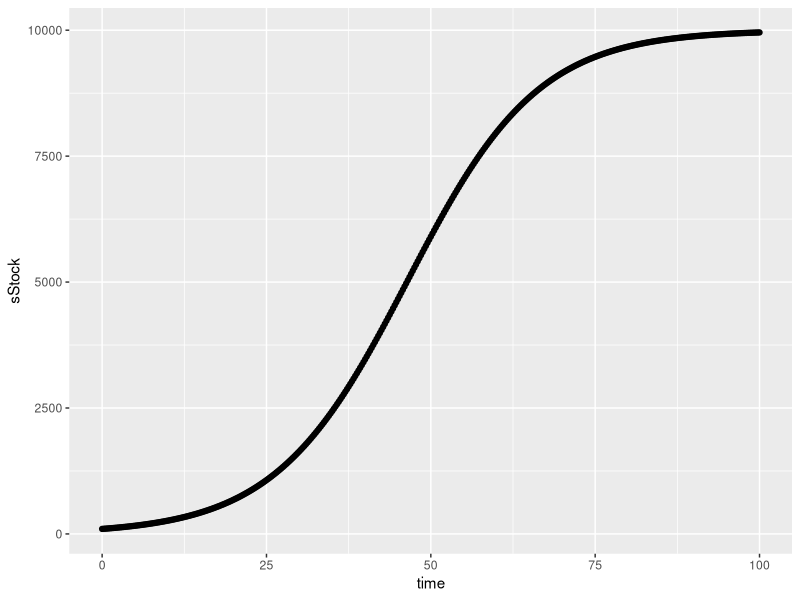
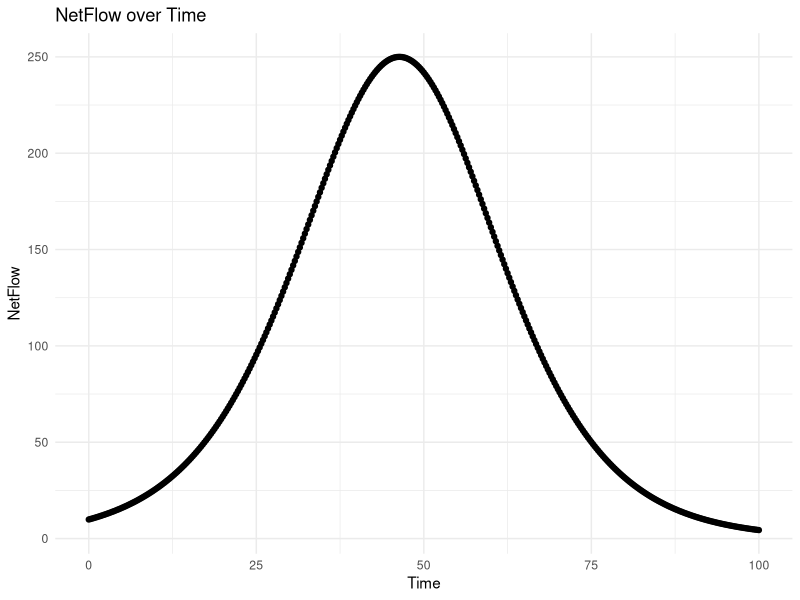
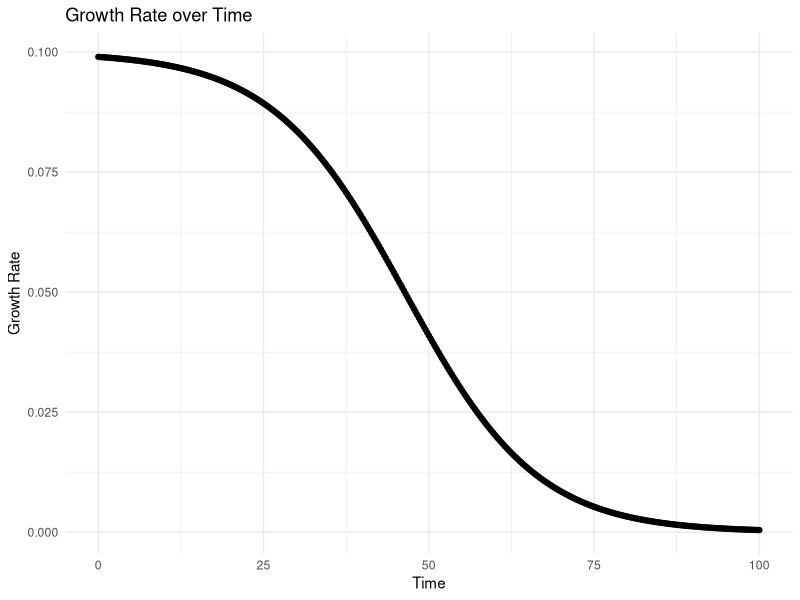
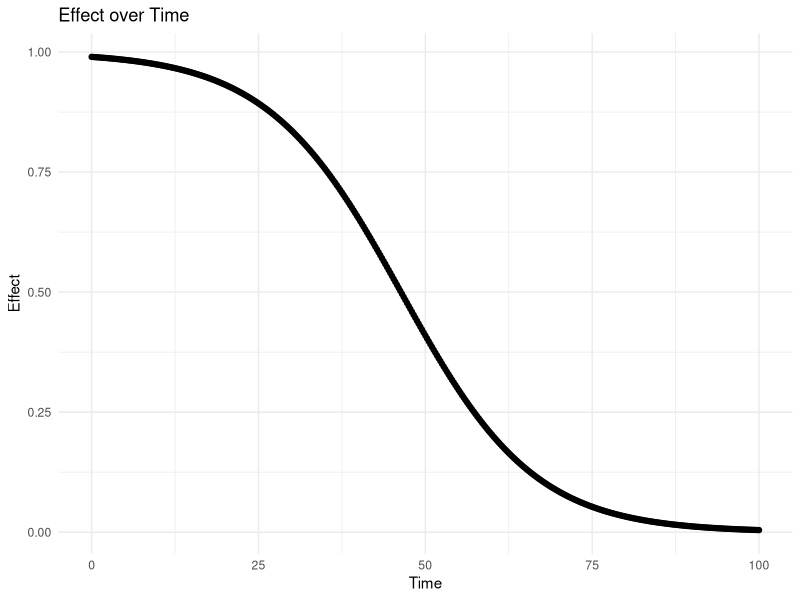

Recreate these plots in R, in order.
library(deSolve)
library(tibble)
library(purrr)
library(glue)
library(dplyr)
library(ggplot2)

START<-0;FINISH<-100;STEP<-0.25
simtime<- seq(START, FINISH,by=STEP)
stocks<-c(sStock=100)
auxs<-c(aCapacity=10000,aRef.Availability=1,aRef.GrowthRate=0.10)

model<-function(time,stocks,auxs){
  with(as.list(c(stocks,auxs)),{
    aAvailability<-1-sStock /aCapacity
    aEffect <-aAvailability /aRef.Availability
    aGrowth.Rate <-aRef.GrowthRate *aEffect
    fNet.Flow<-sStock *aGrowth.Rate
    dS_dt <- fNet.Flow
    return(list(c(dS_dt),NetFlow=fNet.Flow,
                GrowthRate=aGrowth.Rate,
                Effect=aEffect,
                Availability=aAvailability))
  })
}


o <- data.frame(ode(y = stocks, times = simtime, func = model,
                    parms = auxs, method = "euler"))







as_tibble(o)


p1 <- ggplot(o,aes(x=time,y=sStock)) + 
  geom_point()+
  geom_line()

p1


# 图2：NetFlow vs 时间
p2 <- ggplot(o, aes(x = time, y = NetFlow)) + 
  geom_point() +
  geom_line() +
  labs(title = "NetFlow over Time", y = "NetFlow", x = "Time") +
  theme_minimal()

p2
# 图3：GrowthRate vs 时间
p3 <- ggplot(o, aes(x = time, y = GrowthRate)) + 
  geom_point() +
  geom_line() +
  labs(title = "Growth Rate over Time", y = "Growth Rate", x = "Time") +
  theme_minimal()

p3
# 图4：Effect vs 时间
p4 <- ggplot(o, aes(x = time, y = Effect)) + 
  geom_point() +
  geom_line() +
  labs(title = "Effect over Time", y = "Effect", x = "Time") +
  theme_minimal()

p4
# 如果图4想画Availability，可以这样：
p4_alt <- ggplot(o, aes(x = time, y = Availability)) + 
  geom_point() +
  geom_line() +
  labs(title = "Availability over Time", y = "Availability", x = "Time") +
  theme_minimal()
